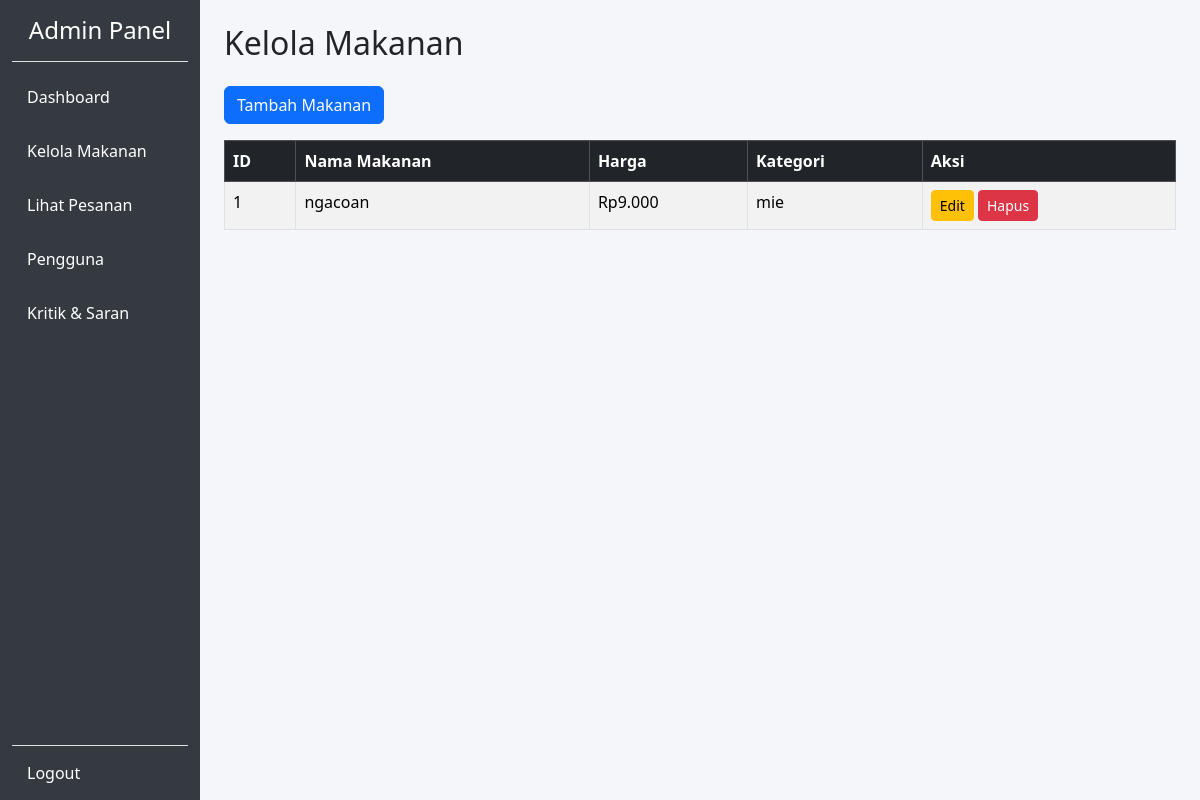
/kelola_makanan.php, run on the app's committed database.
### tables this page shows
CREATE TABLE `makanan` (
  `id` int(11) NOT NULL,
  `nama_makanan` varchar(100) NOT NULL,
  `harga` int(11) NOT NULL,
  `kategori` varchar(50) NOT NULL
);

### kelola_makanan.php (the view, shortened to what this page needs)
<?php
include 'koneksi.php';
$result = $conn->query("SELECT * FROM makanan ORDER BY id DESC");
?>
<!DOCTYPE html>
<html lang="id">
<head>
  <link href="https://cdn.jsdelivr.net/npm/bootstrap@5.3.3/dist/css/bootstrap.min.css" rel="stylesheet">
</head>
<body>
<div class="container-fluid">
  <div class="row">
    <div class="col-md-2 sidebar d-flex flex-column">
      <h4 class="text-center py-3 border-bottom">Admin Panel</h4>
      <a href="dataadmin.php">Dashboard</a>
      <a href="kelola_makanan.php">Kelola Makanan</a>
      <a href="lihat_pesanan.php">Lihat Pesanan</a>
      <a href="pengguna.php">Pengguna</a>
      <a href="isi_kritiksaran.php">Kritik & Saran</a>
      <a href="logout.php" class="mt-auto border-top">Logout</a>
    </div>
    <div class="col-md-10 p-4">
      <h2 class="mb-4">Kelola Makanan</h2>
      <div class="mb-3">
        <a href="tambahmakanan.php" class="btn btn-primary">Tambah Makanan</a>
      </div>
      <table class="table table-striped table-bordered">
        <thead class="table-dark">
          <tr>
            <th>ID</th>
            <th>Nama Makanan</th>
            <th>Harga</th>
            <th>Kategori</th>
            <th>Aksi</th>
          </tr>
        </thead>
        <tbody>
          <?php if ($result->num_rows > 0): ?>
            <?php while ($row = $result->fetch_assoc()): ?>
              <tr>
                <td><?= $row['id'] ?></td>
                <td><?= htmlspecialchars($row['nama_makanan']) ?></td>
                <td>Rp<?= number_format($row['harga'], 0, ',', '.') ?></td>
                <td><?= htmlspecialchars($row['kategori']) ?></td>
                <td>
                  <a href="#" class="btn btn-sm btn-warning">Edit</a>
                  <a href="#" class="btn btn-sm btn-danger">Hapus</a>
                </td>
              </tr>
            <?php endwhile; ?>
          <?php else: ?>
            <tr>
              <td colspan="5" class="text-center">Belum ada data makanan.</td>
            </tr>
          <?php endif; ?>
        </tbody>
      </table>
    </div>
  </div>
</div>
</body>
</html>

### kelola_makanan.php (style rules this page uses)
body { background: #f4f6f9; }
.sidebar { height: 100vh; background: #343a40; color: white; }
.sidebar a { color: white; display: block; padding: 15px; text-decoration: none; }

### data on the page
makanan: id "1", nama_makanan "ngacoan", harga "9.000", kategori "mie"
